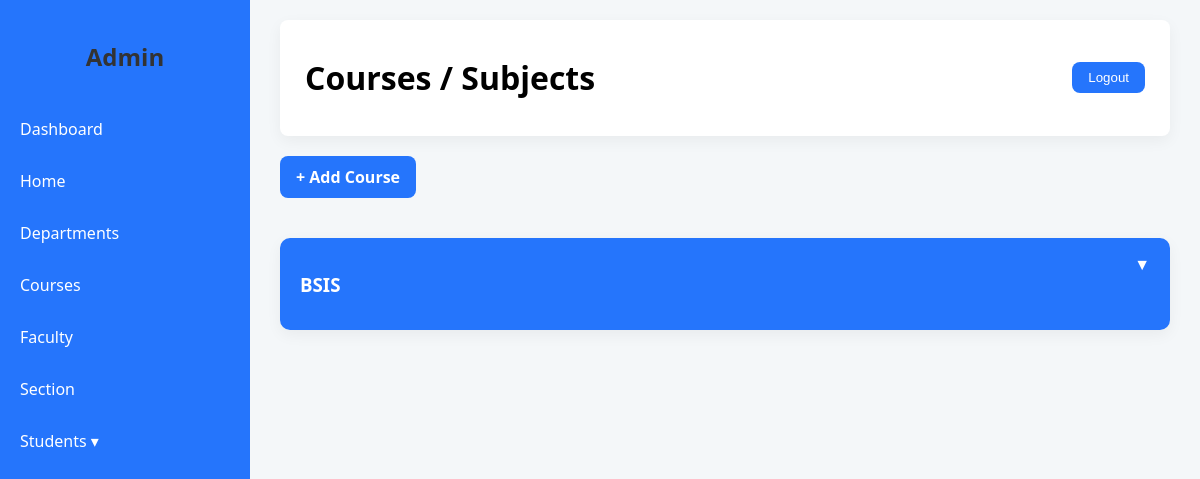
The page /grading/courses/ on the database as committed earlier.
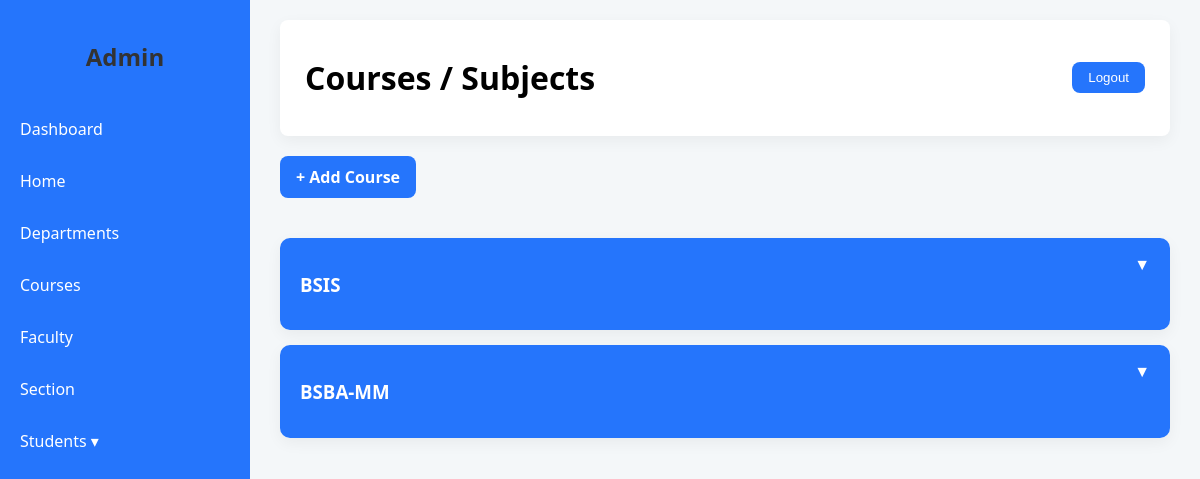
The same page on the database as committed later.
### grading_system/models.py (models this page shows, shortened)
class Department(models.Model):
    name = models.CharField(max_length=100)
    description = models.TextField(blank=True)

### grading_system/views.py (the view)
# urls.py: path('courses/', views.course_list, name='course_list'),
def course_list(request):
    departments = Department.objects.prefetch_related('courses').all()
    return render(request, 'core/courses.html', {
        'departments': departments
    })

### grading_system/templates/core/courses.html (shortened to what this page needs)
{% extends 'core/base.html' %}
{% load static %}
{% block header %}
Courses / Subjects
{% endblock %}
{% block extra_css %}
<link rel="stylesheet" href="{% static 'core/grading.css' %}">
{% endblock %}
{% block content %}
<a href="{% url 'grading_system:add_course' %}" class="add-btn">
    + Add Course
</a>
<div class="accordion">
    {% for dept in departments %}
    <div class="accordion-item">
        <div class="accordion-header" onclick="toggleAccordion(this)">
            <h3>{{ dept.name }}</h3>
            <span>▼</span>
        </div>
    </div>
    {% endfor %}
</div>
{% endblock %}

Rows that differ between the two databases and show on the page:
added Department: name "BSBA-MM"
